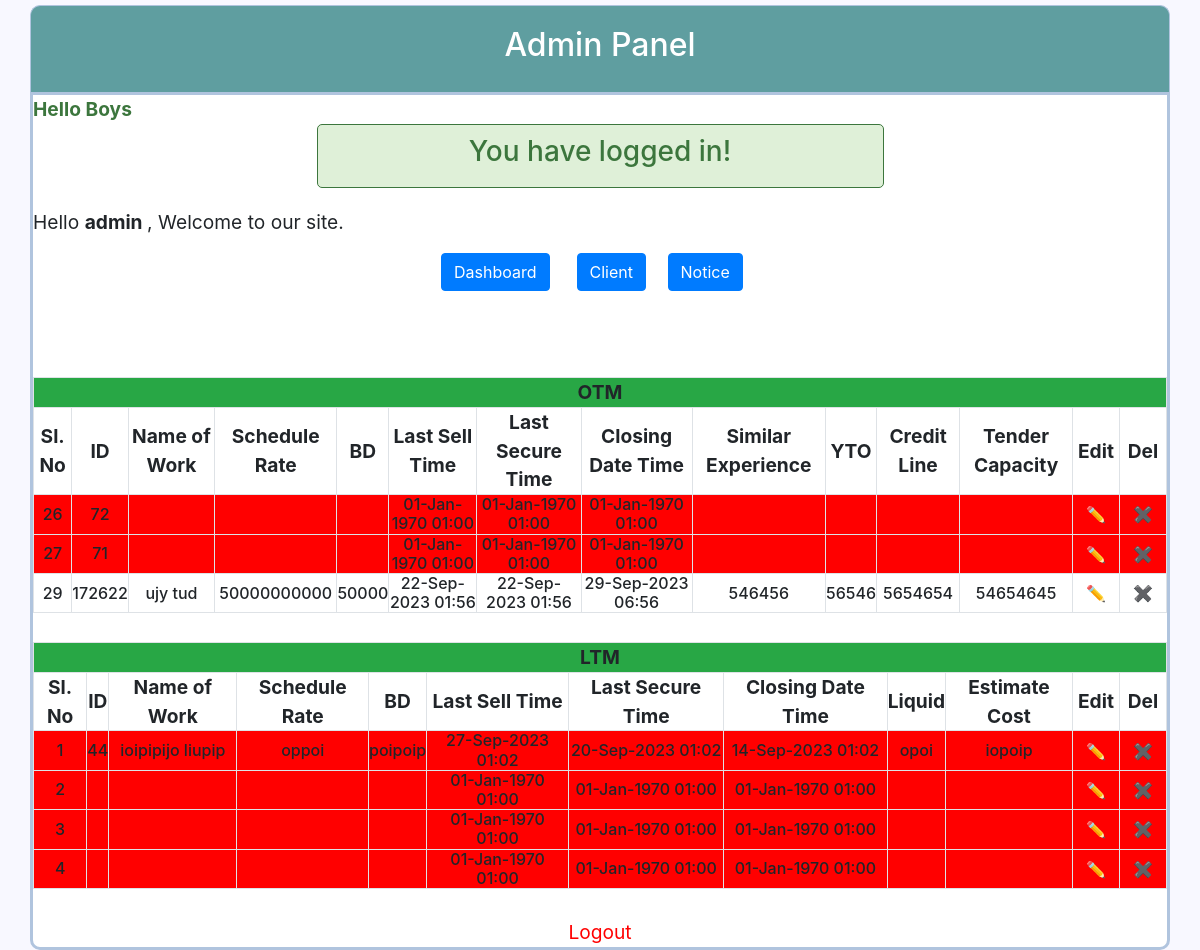
Screenshot of /admin/index.php (signed in) with the database file from the repository.
### tables this page shows
CREATE TABLE `modal` (
  `id` bigint(20) UNSIGNED NOT NULL,
  `News` varchar(255) NOT NULL
);

CREATE TABLE `otm` (
  `sl_no` bigint(20) UNSIGNED NOT NULL,
  `id` varchar(250) NOT NULL,
  `name_work` varchar(255) NOT NULL,
  `s_rate` varchar(255) NOT NULL,
  `bd` varchar(255) NOT NULL,
  `l_sell_time` varchar(255) NOT NULL,
  `l_secure_time` varchar(255) NOT NULL,
  `c_date_t` varchar(255) NOT NULL,
  `s_ex` varchar(255) NOT NULL,
  `yto` varchar(255) NOT NULL,
  `credit_l` varchar(255) NOT NULL,
  `tender_c` varchar(255) NOT NULL,
  `loc` varchar(255) NOT NULL
);

CREATE TABLE `ltm` (
  `sl_no` bigint(20) UNSIGNED NOT NULL,
  `id` varchar(250) NOT NULL,
  `name_work` varchar(255) NOT NULL,
  `s_rate` varchar(255) NOT NULL,
  `bd` varchar(255) NOT NULL,
  `l_sell_time` varchar(255) NOT NULL,
  `l_secure_time` varchar(255) NOT NULL,
  `c_date_t` varchar(255) NOT NULL,
  `liquid` varchar(255) NOT NULL,
  `est_cost` varchar(255) NOT NULL,
  `loc` varchar(255) NOT NULL
);

### admin/index.php (the view, shortened to what this page needs)
<?php include('db.php') ?>
<!DOCTYPE html>
<html>
<head>
<link rel="stylesheet" href="https://cdn.jsdelivr.net/npm/bootstrap@4.4.1/dist/css/bootstrap.min.css">
<link rel="stylesheet" href="./otm.css">
</head>
<body>
<div class="home_header">
        <h2>Admin Panel</h2>
    </div>
    <div class="home_content">
    <?php
$s= mysqli_query($con,"select * from modal ORDER BY id DESC limit 1");
 while($r = mysqli_fetch_array($s)){
               echo "<marquee style='color: #3c763d; font-weight:700;'>" . $r["News"]. "</marquee>";
             }
?>
    <?php if (isset($_SESSION['success'])) : ?>
            <div class="error success" >
                <h3>
                    <?php
                        echo $_SESSION['success'];
                    ?>
                </h3>
            </div>
        <?php endif ?>
        <p>
                Hello
                <strong>
                    <?php echo$_SESSION['admin_name'];?>
                </strong>, Welcome to our site.
            </p>
<center>
<a class="btn btn-primary" href="index.php">Dashboard <span class="sr-only"></span></a> &nbsp;&nbsp;&nbsp;
<a class="btn btn-primary" href="client.php">Client</a>&nbsp;&nbsp;&nbsp;
<a class="btn btn-primary " href="notice.php">Notice</a>&nbsp;&nbsp;&nbsp;
</center>
    <br>
    <br>
    <br>
    <center>
        <div class="">
            <?php
            $s = mysqli_query($con, "select * from otm order by sl_no");
            ?>
            <table width="100%" class="table-bordered m-auto text-center" id="data-table">
                <tr class="bg-success">
                    <th colspan="14">OTM</th>
                </tr>
                <tr>
                    <th>Sl. No</th>
                    <th>ID</th>
                    <th>Name of Work</th>
                    <th>Schedule Rate</th>
                    <th>BD</th>
                    <th>Last Sell Time</th>
                    <th>Last Secure Time</th>
                    <th>Closing Date Time</th>
                    <th>Similar Experience</th>
                    <th>YTO</th>
                    <th>Credit Line</th>
                    <th>Tender Capacity</th>
                    <th>Edit</th>
                    <th>Del</th>
                </tr>
                <?php
                while ($r = mysqli_fetch_array($s)) {
                    $closingTime = strtotime($r['c_date_t']);
                    $currentTime = time();
                    $rowClass = ($currentTime > $closingTime) ? 'closed' : '';
                    ?>
                    <tr class="<?php echo $rowClass; ?>">
                        <td class="text-center h6">
                            <?php echo $r['sl_no']; ?>
                        </td>
                        <td class="text-center h6">
                            <?php echo $r['id']; ?>
                        </td>
                        <td class="text-center h6">
                            <?php echo $r['name_work']; ?>
                        </td>
                        <td class="text-center h6">
                            <?php echo $r['s_rate']; ?>
                        </td>
                        <td class="text-center h6">
                            <?php echo $r['bd']; ?>
                        </td>
                        <td class="text-center h6">
                            <?php echo $r['l_sell_time']; ?>
                        </td>
                        <td class="text-center h6">
                            <?php echo $r['l_secure_time']; ?>
                        </td>
                        <td class="text-center h6">
                            <?php echo $r['c_date_t']; ?>
                        </td>
                        <td class="text-center h6">
                            <?php echo $r['s_ex']; ?>
                        </td>
                        <td class="text-center h6">
                            <?php echo $r['yto']; ?>
                        </td>
                        <td class="text-center h6">
                            <?php echo $r['credit_l']; ?>
                        </td>
                        <td class="text-center h6">
                            <?php echo $r['tender_c']; ?>
                        </td>
                        <td>
                 <a class="btn" href="editOTM.php?i=<?php echo $r['sl_no']; ?>">✏️</a>
             </td>
             <td>
                 <a class="btn" href="delOTM.php?i=<?php echo $r['sl_no']; ?>">✖</a>
             </td>
                    </tr>
                <?php
                }
                ?>
            </table>
<br>
    <?php
include('db.php');
     $s= mysqli_query($con,"select * from ltm order by sl_no  ");
     ?>
<table width="100%" class="table-bordered m-auto text-center" id="data-table">
    <tr class="bg-success"><th colspan="14">LTM</th></tr>
    <tr>
        <th>Sl. No</th>
        <th>ID</th>
        <th>Name of Work</th>
        <th>Schedule Rate</th>
        <th>BD</th>
        <th>Last Sell Time</th>
        <th>Last Secure Time</th>
        <th>Closing Date Time</th>
        <th>Liquid</th>
        <th>Estimate Cost</th>
        <th>Edit</th>
        <th>Del</th>
    </tr>
    <?php
                while ($r = mysqli_fetch_array($s)) {
                    $closingTime = strtotime($r['c_date_t']);
                    $currentTime = time();
                    $rowClass = ($currentTime > $closingTime) ? 'closed' : '';
                    ?>
                    <tr class="<?php echo $rowClass; ?>">
             <td class="text-center h6">
                 <?php echo $r['sl_no']; ?>
             </td>
             <td class="text-center h6">
                 <?php echo $r['id']; ?>
             </td>
             <td class="text-center h6">
                 <?php echo $r['name_work']; ?>
             </td>
             <td class="text-center h6">
                 <?php echo $r['s_rate']; ?>
             </td>
             <td class="text-center h6">
                 <?php echo $r['bd']; ?>
             </td>
             <td class="text-center h6">
                 <?php echo $r['l_sell_time']; ?>
             </td>
             <td class="text-center h6">
                 <?php echo $r['l_secure_time']; ?>
             </td>
             <td class="text-center h6">
                 <?php echo $r['c_date_t']; ?>
             </td>
             <td class="text-center h6">
                 <?php echo $r['liquid']; ?>
             </td>
             <td class="text-center h6">
                 <?php echo $r['est_cost']; ?>
             </td>
             <td>
                 <a class="btn" href="editLTM.php?i=<?php echo $r['sl_no']; ?>">✏️</a>
             </td>
             <td>
                 <a class="btn" href="delLTM.php?i=<?php echo $r['sl_no']; ?>">✖</a>
             </td>
             </tr>
               <?php
         }
         ?>
</table>
        </div>
    </center>
    <center>
      <br>
                <a href="index.php?logout='1'" style="color: red;">
                    Logout
                </a>
            </center>
    </body>
</html>

### admin/otm.css (style rules this page uses)
* { margin: 0px; padding: 0px; text-decoration: none; }
body { font-size: 120%; background: #F8F8FF; }
.error { width: 50%; margin: 0px auto; padding: 10px; border: 1px solid #a94442; color: #a94442; background: #f2dede; border-radius: 5px; text-align: center; }
.success { color: #3c763d; background: #dff0d8; border: 0.5px solid #3c763d; margin-bottom: 20px; }
.home_header { width: 95%; margin: 5px auto 0px; color: white; background: #5F9EA0; text-align: center; border: 1px solid #B0C4DE; border-bottom: none; border-radius: 10px 10px 0px 0px; padding: 20px; }
.home_content { width: 95%; margin: 0px auto; border: 3px solid #B0C4DE; background: white; border-radius: 0px 0px 10px 10px; }
.closed { background-color: red; }

### rows the page displays
modal: News "Hello Boys"
otm: sl_no "26", id "72", l_sell_time "01-Jan-1970 01:00", l_secure_time "01-Jan-1970 01:00", c_date_t "01-Jan-1970 01:00"
otm: sl_no "27", id "71", l_sell_time "01-Jan-1970 01:00", l_secure_time "01-Jan-1970 01:00", c_date_t "01-Jan-1970 01:00"
otm: sl_no "29", id "172622", name_work "ujy tud", s_rate "50000000000", bd "50000", l_sell_time "22-Sep-2023 01:56", l_secure_time "22-Sep-2023 01:56", c_date_t "29-Sep-2023 06:56", s_ex "546456", yto "56546", credit_l "5654654", tender_c "54654645"
ltm: sl_no "1", id "44", name_work "ioipipijo liupip", s_rate "oppoi", bd "poipoip", l_sell_time "27-Sep-2023 01:02", l_secure_time "20-Sep-2023 01:02", c_date_t "14-Sep-2023 01:02", liquid "opoi", est_cost "iopoip"
ltm: sl_no "2", l_sell_time "01-Jan-1970 01:00", l_secure_time "01-Jan-1970 01:00", c_date_t "01-Jan-1970 01:00"
ltm: sl_no "3", l_sell_time "01-Jan-1970 01:00", l_secure_time "01-Jan-1970 01:00", c_date_t "01-Jan-1970 01:00"
ltm: sl_no "4", l_sell_time "01-Jan-1970 01:00", l_secure_time "01-Jan-1970 01:00", c_date_t "01-Jan-1970 01:00"

### other values shown
$_SESSION['success'] "You have logged in!"
$_SESSION['admin_name'] "admin"
